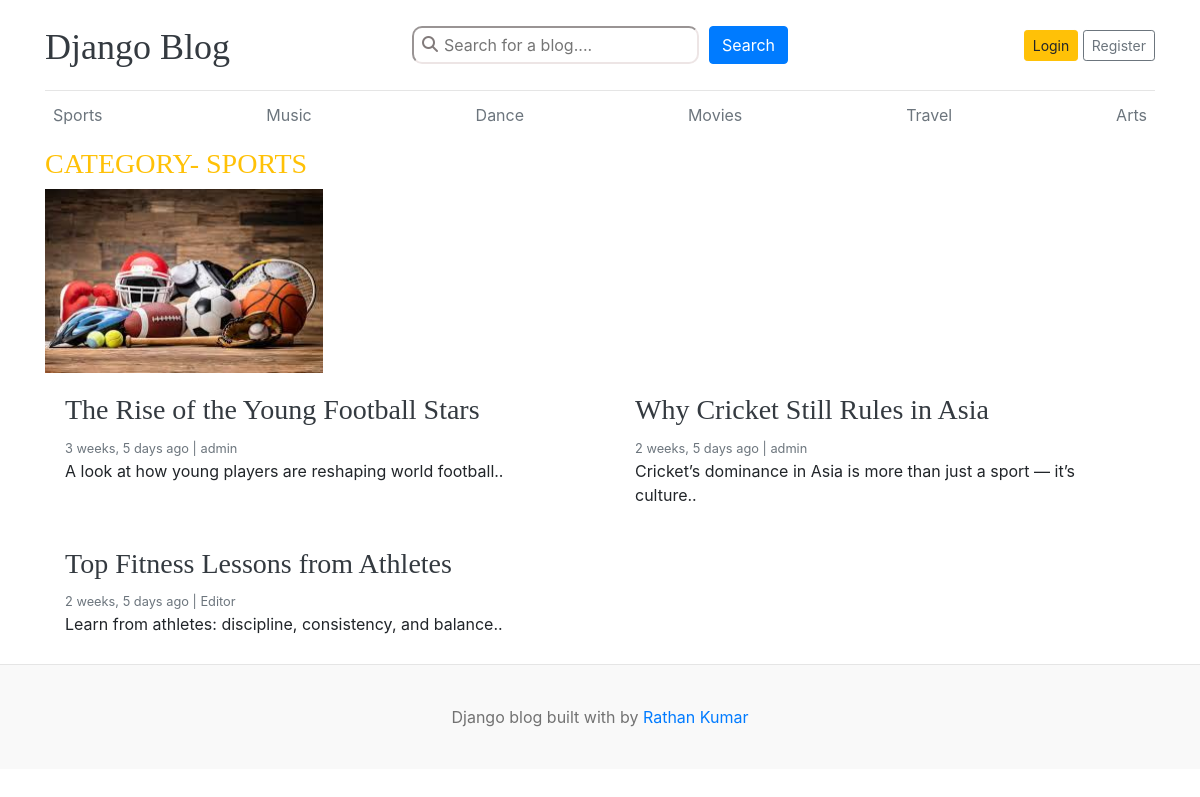
Page /category/1/ on the committed database.
### blogs/models.py (models this page shows, shortened)
class Category(models.Model):
    category_name = models.CharField(max_length=255, unique=True)
    created_at = models.DateTimeField(auto_now_add=True)
    updated_at = models.DateTimeField(auto_now=True)
    class Meta:
        verbose_name_plural = 'categories'
    def __str__(self):
        return self.category_name

class Blog(models.Model):
    title = models.CharField(max_length=200)
    slug = models.SlugField(max_length=150, unique=True, blank=True)
    category = models.ForeignKey(Category, on_delete=models.CASCADE)
    author = models.ForeignKey(User, on_delete=models.CASCADE)
    featured_image = models.ImageField(upload_to='uploads/%Y/%m/%d')
    short_description = models.TextField(max_length=500)
    blog_body = models.TextField(max_length=2000)
    status = models.CharField(
        max_length=20, choices=STATUS_CHOICES, default="Draft")
    is_featured = models.BooleanField(default=False)
    created_at = models.DateTimeField(auto_now_add=True)
    updated_at = models.DateTimeField(auto_now=True)

### blogs/views.py (the view)
# urls.py: path('<int:category_id>/', views.posts_by_category, name='posts_by_category')
def posts_by_category(request, category_id):
    posts = Blog.objects.filter(status='Published', category_id=category_id)
    try:
        category = Category.objects.get(pk=category_id)
    except:
        return redirect('404.html')
    context = {
        'posts': posts,
        'category': category,
    }
    return render(request, 'posts_by_category.html', context)

### blogs/context_processors.py (called while the page is built)
def get_categories(request):
    categories = Category.objects.all()
    return dict(categories=categories)

### templates/posts_by_category.html (shortened to what this page needs)
{% extends "base.html" %}
{% block content %}
<h3 class="text-uppercase text-warning">Category- {{category}}</h3>
{% for post in posts %}
{% if forloop.first %}
<img class="img-fluid" src="{{post.featured_image.url}}" width="25%" height="25%" />
{% endif %}
{% endfor %}
<div class="row mb-2">
    {% if posts %}
    {% for posts in posts %}
    <div class="col-md-6">
        <div class="card border-0">
            <div class="card-body">
                <a href="{%  url 'blogs' posts.slug%}" class="text-dark">
                    <h3>{{posts.title}}</h3>
                </a>
                <small class="mb-1 text-muted">{{posts.created_at | timesince }} ago | {{posts.author}}</small>
                <p class="card-text">{{posts.short_description | truncatechars:150 }}.</p>
            </div>
        </div>
    </div>
    {% endfor %}
    {% else %}
    <P>Posts not found</P>
    {% endif %}
</div>
</div>
{% endblock %}

### templates/base.html (shortened to what this page needs)
{% load static %}
<!DOCTYPE html>
<html lang="en">
<head>
    <link href="https://getbootstrap.com/docs/4.0/dist/css/bootstrap.min.css" rel="stylesheet">
    <link href="{% static 'css/blog.css' %}" rel="stylesheet">
    <link rel="stylesheet" href="https://cdnjs.cloudflare.com/ajax/libs/font-awesome/6.6.0/css/all.min.css">
</head>
<body>
    <div class="container">
        <header class="blog-header py-3">
            <div class="row flex-nowrap justify-content-between align-items-center">
                <div class="col-4 pt-1">
                    <a class="blog-header-logo text-dark" href="/">Django Blog</a>
                </div>
                <div class="col-4">
                    <form class="search-form" action="{% url 'search' %}" method="GET">
                        <div class="search-container">
                            <i class="fa-solid fa-magnifying-glass"></i>
                            <input type="text" name="keyword" placeholder="Search for a blog....">
                        </div>
                        <button class="btn btn-primary" id="submitbtn" type="submit">Search</button>
                    </form>
                </div>
                <div class="col-4 d-flex justify-content-end align-items-center">
                    {% if not user.is_authenticated %}
                    <a class="btn btn-sm btn-warning" href="{% url 'login' %}">Login</a> &nbsp;
                    <a class="btn btn-sm btn-outline-secondary" href="{% url 'register' %}">Register</a>
                    {% endif %}
                </div>
            </div>
        </header>
        <div class="nav-scroller py-1 mb-2">
            <nav class="nav d-flex justify-content-between">
                {% for category in categories %}
                <a class="p-2 text-muted"
                    href="{% url 'posts_by_category' category.id %}">{{category.category_name}}</a>
                {% endfor %}
            </nav>
        </div>
        {% block content %}
        {% endblock %}
        <footer class="blog-footer">
            <p>Django blog built with by <a href="#">Rathan Kumar</a></p>
        </footer>
</body>
</html>

### blog_main/static/css/blog.css (style rules this page uses)
.blog-header { border-bottom: 1px solid #e5e5e5; }
.blog-header-logo { font-family: "Playfair Display", Georgia, "Times New Roman", serif ; font-size: 2.25rem; }
h1, h2, h3, h4, h5, h6 { font-family: "Playfair Display", Georgia, "Times New Roman", serif ; }
.blog-footer { padding: 2.5rem 0; color: #727272; text-align: center; background-color: #f9f9f9; border-top: .05rem solid #e5e5e5; }
.blog-footer p:last-child { margin-bottom: 0; }
.search-form { display: flex; justify-content: center; gap: 10px; }
.search-container { position: relative; }
.search-container i { position: absolute; left: 10px; top: 10px; color: #827b7b; }
.search-container input { padding: 5px 5px 5px 30px; border-radius: 10px; border-color: rgb(237, 229, 229); }

### rows in the picture
Category: category_name "Sports", category_name "SPORTS"
Category: category_name "Music"
Category: category_name "Dance"
Category: category_name "Movies"
Category: category_name "Travel"
Category: category_name "Arts"
Blog: featured_image (picture), title "The Rise of the Young Football Stars", created_at "3 weeks, 5 days", author "admin", short_description "A look at how young players are reshaping world football."
Blog: title "Why Cricket Still Rules in Asia", created_at "2 weeks, 5 days", author "admin", short_description "Cricket’s dominance in Asia is more than just a sport — it’s culture."
Blog: title "Top Fitness Lessons from Athletes", created_at "2 weeks, 5 days", author "Editor", short_description "Learn from athletes: discipline, consistency, and balance."
